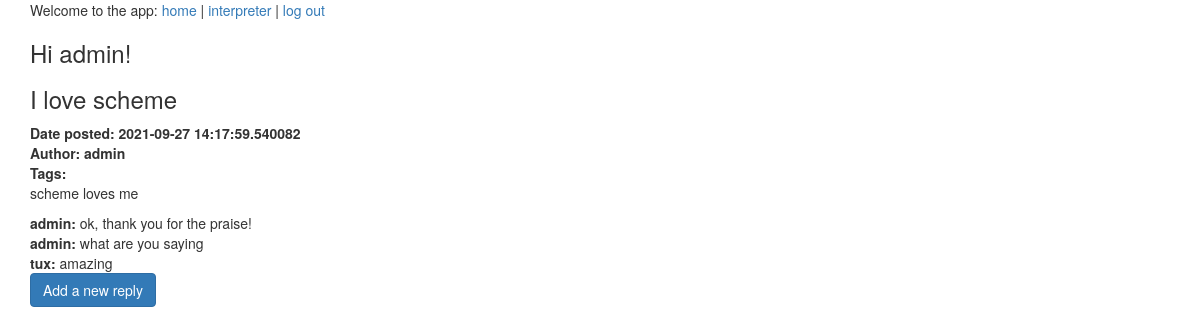
Before: /postpage/2 (signed in) with the older database file.
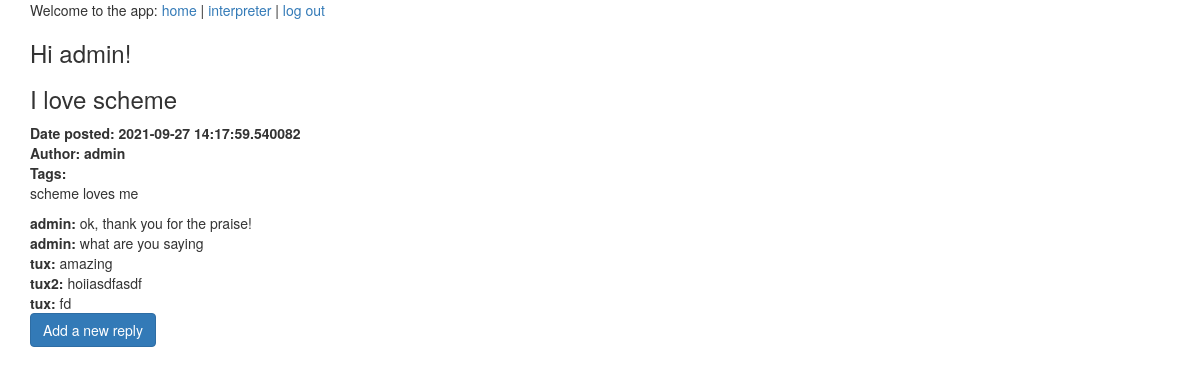
After: the same page with the newer database file.
### schemeinterp/models.py (models this page shows, shortened)
class User(db.Model, UserMixin):
    id = db.Column(db.Integer, primary_key=True)
    username = db.Column(db.String(50), unique=True)
    password = db.Column(db.String(256))
    email = db.Column(db.String(120), index=True, unique=True)
    date_created = db.Column(db.DateTime, default=datetime.now())
    posts = db.relationship(
        "Post", backref="user", lazy="joined"
    )  # ONE TO MANY relship for post
    replies = db.relationship("Reply", backref="user", lazy="joined")
    tags = db.relationship(
        "Tag", backref="user", lazy="joined"
    )  # ONE TO MANY relship for tags

class Reply(db.Model):
    id = db.Column(db.Integer, primary_key=True)
    reply_content = db.Column(db.String(500))
    post_id = db.Column(db.Integer, db.ForeignKey("post.id"))
    user_id = db.Column(db.Integer, db.ForeignKey("user.id"))

### schemeinterp/views.py (the view)
@app.route("/postpage/<int:post_id>", methods=["GET"])
@login_required
def viewpost(post_id):
    post = Post.query.filter_by(id=post_id).first()
    user = User.query.filter_by(id=post.user_id).first().username
    user_replies = []
    for i in range(len(post.replies)):
        user_replies.append(
            User.query.filter_by(id=post.replies[i].user_id).first().username
        )
    return render_template(
        "postpage.html", post=post, username=user, user_replies=user_replies
    )

### schemeinterp/models.py (called while the page is built)
@login.user_loader
def load_user(user_id):
    return User.query.get(int(user_id))

### schemeinterp/templates/postpage.html (shortened to what this page needs)
{% extends "template.html" %}
{% block content %}
<div class="container">
  {% if current_user.is_authenticated %}
    <h3>Hi {{ current_user.username }}!</h3>
  {% endif %}
  <h3>{{post.name}}</h3>
  <table>
    <tr>
      <th>Date posted: {{post.tdate}}</th>
    </tr>
    <tr>
      <th>Author: {{username}}</th>
    </tr>
    <tr>
      <th>Tags:
      </th>
    </tr>
  </table>
  <p>{{post.description}}</p>
  {% for reply in range(post.replies|length) %}
  <b>{{user_replies[reply]}}:</b> {{post.replies[reply].reply_content}}
  <br>
  {% endfor %}
  <form action="/replyform/{{post.id}}">
  <input type="Submit" value="Add a new reply" class="btn btn-primary" >
  </form>
{% endblock %}

Changed rows visible on the page:
added User: username "tux2"
added Reply: reply_content "hoiiasdfasdf"
added Reply: reply_content "fd"
Other visible differences:
new list line: "tux"
